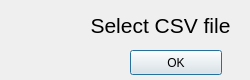
<?xml version="1.0" encoding="UTF-8"?>
<ui version="4.0">
 <class>Dialog</class>
 <widget class="QDialog" name="Dialog">
  <property name="geometry">
   <rect>
    <x>0</x>
    <y>0</y>
    <width>250</width>
    <height>80</height>
   </rect>
  </property>
  <property name="minimumSize">
   <size>
    <width>250</width>
    <height>80</height>
   </size>
  </property>
  <property name="maximumSize">
   <size>
    <width>250</width>
    <height>80</height>
   </size>
  </property>
  <property name="windowTitle">
   <string>Dialog</string>
  </property>
  <property name="windowIcon">
   <iconset>
    <normaloff>../Icons/warning_100dp_FFFF55_FILL0_wght400_GRAD0_opsz48.png</normaloff>../Icons/warning_100dp_FFFF55_FILL0_wght400_GRAD0_opsz48.png</iconset>
  </property>
  <property name="styleSheet">
   <string notr="true"/>
  </property>
  <widget class="QPushButton" name="okButton">
   <property name="geometry">
    <rect>
     <x>130</x>
     <y>50</y>
     <width>92</width>
     <height>25</height>
    </rect>
   </property>
   <property name="text">
    <string>OK</string>
   </property>
  </widget>
  <widget class="QLabel" name="label">
   <property name="geometry">
    <rect>
     <x>80</x>
     <y>5</y>
     <width>161</width>
     <height>41</height>
    </rect>
   </property>
   <property name="font">
    <font>
     <pointsize>16</pointsize>
    </font>
   </property>
   <property name="text">
    <string>Select CSV file</string>
   </property>
   <property name="alignment">
    <set>Qt::AlignmentFlag::AlignCenter</set>
   </property>
  </widget>
  <widget class="QLabel" name="label_2">
   <property name="geometry">
    <rect>
     <x>10</x>
     <y>5</y>
     <width>71</width>
     <height>71</height>
    </rect>
   </property>
   <property name="text">
    <string/>
   </property>
   <property name="pixmap">
    <pixmap>../Icons/warning_100dp_FFFF55_FILL0_wght400_GRAD0_opsz48.png</pixmap>
   </property>
   <property name="scaledContents">
    <bool>true</bool>
   </property>
  </widget>
 </widget>
 <resources/>
 <connections/>
</ui>
